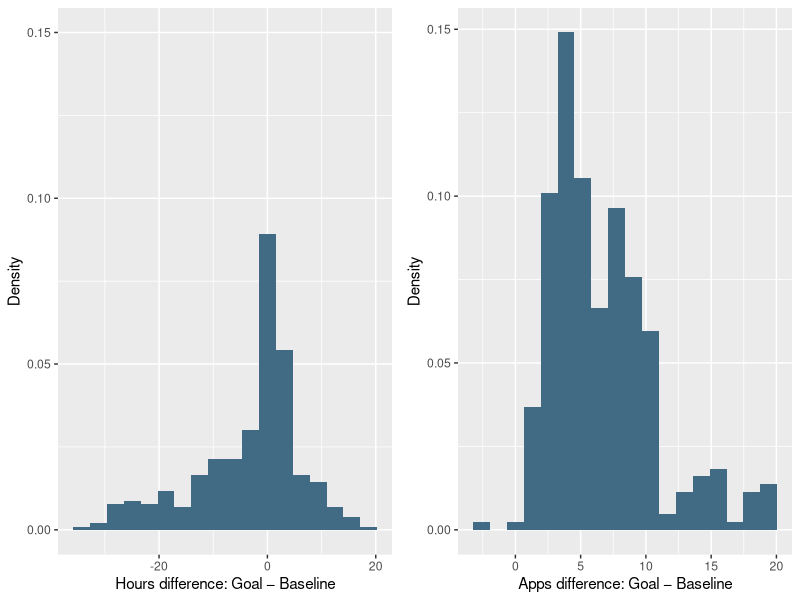

Reproduce this figure in R.
## ---- chunk 1
library(tidyverse)
library(haven) #haven is part of tidyverse, but for some reason, this is needed.
library(ggplot2)
library(cowplot)
#Run this: (if error is here^)
#install.packages("cowplot")
data1 <- read_dta("./data/final_data1.dta")
data2 <- read_dta("./data/final_data2.dta")
data3 <- read_dta("./data/final_data3.dta")
## ---- chunk 2
str(data1)
controlGroup <- data1 %>% filter(treatment_group=="control") 
controlGroup2<- controlGroup %>% select(age_yr, female_d, educ_yr, bs_b15a,moved_yesno_d,bs_b16)
## ---- chunk 3
hours_diff_density <- ggplot(data1, aes(hours_diff, stat(density))) + geom_histogram(fill = "#416b85", bins = 18) + labs(x = "Hours difference: Goal − Baseline", y = "Density") + ylim(0, 0.15)
apps_diff_density <- ggplot(data1, aes(apps_diff, stat(density))) + geom_histogram(fill = "#416b85", bins = 18) + labs(x = "Apps difference: Goal − Baseline", y = "Density")
plot_grid(hours_diff_density, apps_diff_density)
